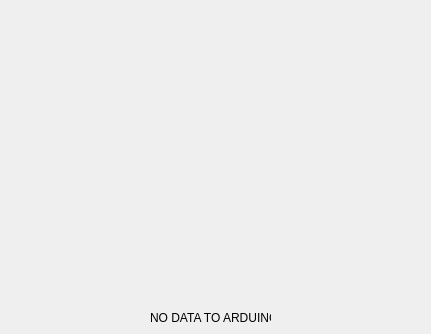
<?xml version="1.0" encoding="UTF-8"?>
<ui version="4.0">
 <class>Dialogstat</class>
 <widget class="QDialog" name="Dialogstat">
  <property name="geometry">
   <rect>
    <x>0</x>
    <y>0</y>
    <width>431</width>
    <height>334</height>
   </rect>
  </property>
  <property name="windowTitle">
   <string>Dialog</string>
  </property>
  <widget class="QWidget" name="verticalLayoutWidget">
   <property name="geometry">
    <rect>
     <x>20</x>
     <y>20</y>
     <width>391</width>
     <height>291</height>
    </rect>
   </property>
   <layout class="QVBoxLayout" name="chart_dp"/>
  </widget>
  <widget class="QLabel" name="label_update">
   <property name="geometry">
    <rect>
     <x>150</x>
     <y>310</y>
     <width>121</width>
     <height>16</height>
    </rect>
   </property>
   <property name="text">
    <string>NO DATA TO ARDUINO</string>
   </property>
  </widget>
 </widget>
 <resources/>
 <connections/>
</ui>
